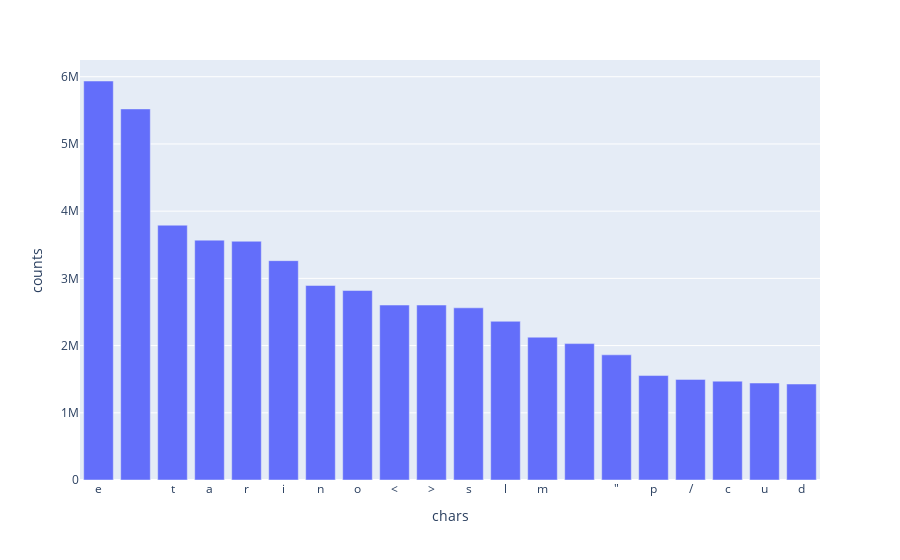

Notebook cell for this chart:
### Markdown cell above
Estudando a distribuição de caracteres especiais:

### Code cell
list_chars = []
for id,row in dict_dfs['df_doc_info'].iterrows():
    for c in row['raw_data']:
        list_chars.append(c)
        
df_counts = pd.DataFrame({'chars':pd.value_counts(list_chars).index.tolist(),'counts':pd.value_counts(list_chars).tolist()})
df_counts = df_counts.sort_values(by='counts',ascending=False)

import plotly.express as px
fig = px.bar(df_counts.head(20), x='chars', y='counts')
fig.show()

### Figure 1 — Plotly figure (JSON) as saved in the notebook; plotly's stock layout.template omitted (floating-point values rounded to 4 significant figures)
{"data": [{"alignmentgroup": "True", "hovertemplate": "chars=%{x}<br>counts=%{y}<extra></extra>", "legendgroup": "", "marker": {"color": "#636efa", "pattern": {"shape": ""}}, "name": "", "offsetgroup": "", "orientation": "v", "showlegend": false, "textposition": "auto", "type": "bar", "x": ["e", " ", "t", "a", "r", "i", "n", "o", "<", ">", "s", "l", "m", "\t", "\"", "p", "/", "c", "u", "d"], "xaxis": "x", "y": [5936394, 5520949, 3791195, 3568876, 3552307, 3263272, 2894184, 2819176, 2603022, 2603022, 2561781, 2361305, 2124861, 2029343, 1862464, 1553894, 1497114, 1470778, 1443055, 1428266], "yaxis": "y"}], "layout": {"barmode": "relative", "legend": {"tracegroupgap": 0}, "margin": {"t": 60}, "xaxis": {"anchor": "y", "domain": [0, 1], "title": {"text": "chars"}}, "yaxis": {"anchor": "x", "domain": [0, 1], "title": {"text": "counts"}}}}
